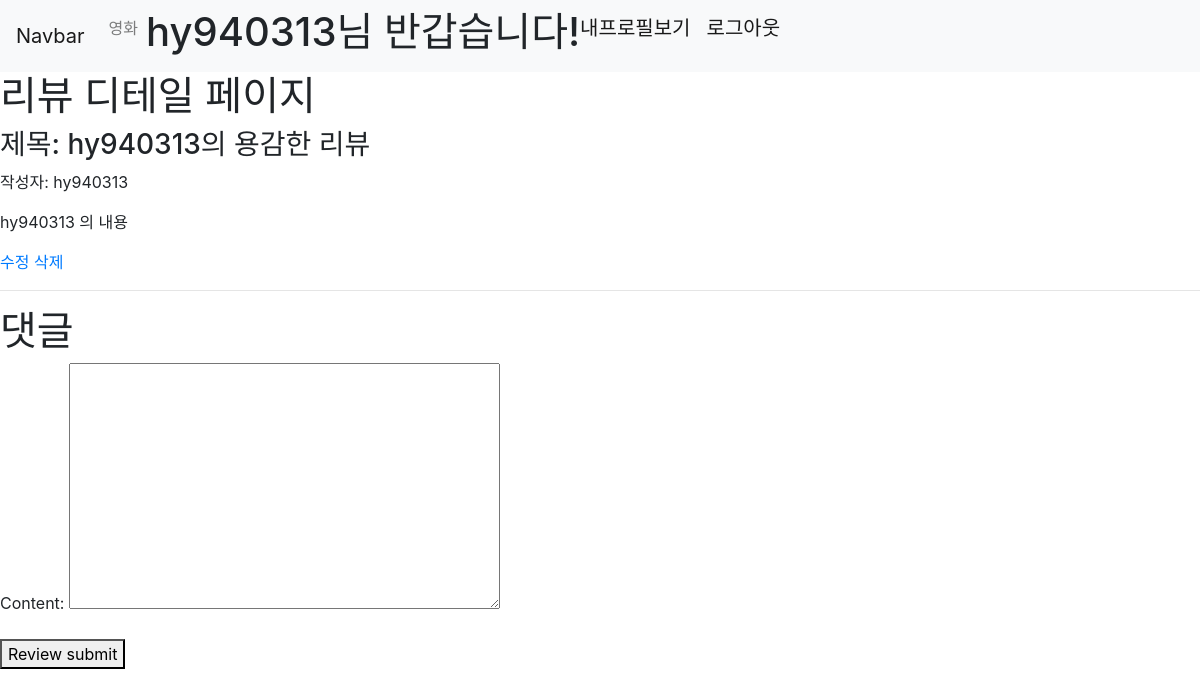
Page /articles/1/1/ (signed in) on the committed database.
### accounts/models.py (models this page shows)
class User(AbstractUser):
    followers = models.ManyToManyField(
            settings.AUTH_USER_MODEL,
            related_name='followings'
    )
    myinfo = models.TextField(blank=True, null=True)
    image = ProcessedImageField(upload_to='',processors=[ResizeToFill(100,100)],blank=True, null=True)
    nickname = models.TextField(blank=True, null=True)

### articles/models.py (models this page shows)
class Review(models.Model):
    title = models.TextField()
    content = models.TextField()
    created_at = models.DateField(auto_now_add=True)
    updated_at = models.DateField(auto_now=True)
    user = models.ForeignKey(settings.AUTH_USER_MODEL, on_delete=models.CASCADE)
    movie = models.ForeignKey(Movie, on_delete=models.CASCADE)
    genre_ids = models.ManyToManyField(Genre, related_name='review', blank=True)
    score = models.IntegerField(validators=[MinValueValidator(1), MaxValueValidator(5)])

### articles/views.py (the view)
# urls.py: path('<int:movie_pk>/<int:review_pk>/', views.review_detail, name='review_detail'),
def review_detail(request, movie_pk, review_pk):
    movie = get_object_or_404(Movie, pk=movie_pk)
    review = get_object_or_404(Review, pk=review_pk)
    comments = review.comment_set.all()
    form = CommentForm()
    context = {
        'movie': movie,
        'review': review,
        'comments': comments,
        'form': form,
    }
    return render(request, 'articles/review_detail.html', context)

### articles/forms.py
class CommentForm(forms.ModelForm):
    class Meta:
        model = Comment
        fields = ['content']

### articles/templates/articles/review_detail.html (shortened to what this page needs)
{% extends 'base.html' %}
{% block content %}
<h1>리뷰 디테일 페이지</h1>
<h3>제목: {{ review.title }}</h3>
<p>작성자: {{ review.user }}</p>
<p>{{ review.content }}</p>
{% if request.user == review.user %}
    <a href="{% url 'articles:review_update' movie.pk review.pk %}">수정</a>
    <a href="{% url 'articles:review_delete' movie.pk review.pk %}">삭제</a>
{% endif %}
<hr>
<h1>댓글</h1>
{% if request.user.is_authenticated %}
    {% if request.resolver_match.comment_create %}
    <form action="{% url 'articles:comment_create' movie.pk review.pk %}" method="POST">
    {% else %}
        <form action="" method="POST">
    {% endif %}
    {{ form.as_p }}
    <button>Review submit</button>
</form>
{% endif %}
{% endblock %}

### templates/_nav.html (shortened to what this page needs)
{% load bootstrap4 %}
<nav class="navbar navbar-expand-lg navbar-light bg-light">
    <a class="navbar-brand" href="{% url 'articles:home' %}">Navbar</a>
    <div class="collapse navbar-collapse" id="navbarNav">
        <ul class="navbar-nav">
            <li class="nav-item">
                <a class="nav-link" href="{% url 'articles:movie_list' %}">영화</a>
            </li>
            {% if user.is_authenticated %}
            <h1 class ="user">{{ user.username }}님 반갑습니다!</h1>
            <a class ="navbar-brand" href="{% url 'accounts:profile' user.username %}">내프로필보기</a>
            <a class ="navbar-brand" href="{% url 'accounts:logout' %}">로그아웃</a>
            {% else %}
            <a class ="navbar-brand" href="{% url 'accounts:login' %}">로그인</a>
            <a class ="navbar-brand" href="{% url 'accounts:signup' %}">회원가입</a>
            {% endif %}
        </ul>
    </div>
    </nav>

### rows in the picture
User: username "hy940313"
Review: title "hy940313의 용감한 리뷰", user "hy940313", content "hy940313 의 내용"
